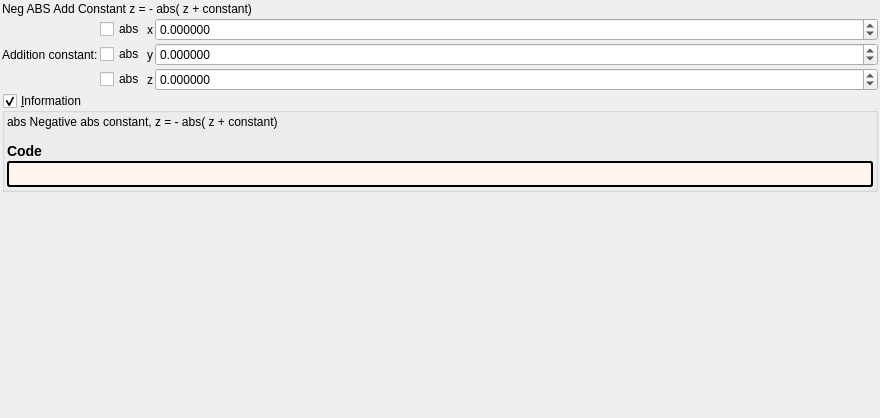
<?xml version="1.0" encoding="UTF-8"?>
<ui version="4.0">
 <class>transf_neg_abs_add_constant</class>
 <widget class="QWidget" name="Form">
  <property name="geometry">
   <rect>
    <x>0</x>
    <y>0</y>
    <width>880</width>
    <height>418</height>
   </rect>
  </property>
  <property name="windowTitle">
   <string notr="true">transf_neg_abs_add_constant</string>
  </property>
  <layout class="QVBoxLayout" name="verticalLayout">
   <property name="spacing">
    <number>2</number>
   </property>
   <property name="leftMargin">
    <number>2</number>
   </property>
   <property name="topMargin">
    <number>2</number>
   </property>
   <property name="rightMargin">
    <number>2</number>
   </property>
   <property name="bottomMargin">
    <number>2</number>
   </property>
   <item>
    <widget class="QLabel" name="label_26">
     <property name="text">
      <string>Neg ABS Add Constant z = - abs( z + constant)</string>
     </property>
    </widget>
   </item>
   <item>
    <layout class="QGridLayout" name="gridLayout_4" columnstretch="0,0,0,1">
     <property name="spacing">
      <number>2</number>
     </property>
     <item row="2" column="3">
      <widget class="MyDoubleSpinBox" name="spinbox3_transf_addition_constant_z">
       <property name="enabled">
        <bool>true</bool>
       </property>
       <property name="sizePolicy">
        <sizepolicy hsizetype="Minimum" vsizetype="Maximum">
         <horstretch>0</horstretch>
         <verstretch>0</verstretch>
        </sizepolicy>
       </property>
       <property name="decimals">
        <number>6</number>
       </property>
       <property name="minimum">
        <double>-99.989999999999995</double>
       </property>
       <property name="maximum">
        <double>99.989999999999995</double>
       </property>
       <property name="singleStep">
        <double>0.100000000000000</double>
       </property>
      </widget>
     </item>
     <item row="2" column="2">
      <widget class="QLabel" name="label_24">
       <property name="text">
        <string notr="true">z</string>
       </property>
      </widget>
     </item>
     <item row="1" column="3">
      <widget class="MyDoubleSpinBox" name="spinbox3_transf_addition_constant_y">
       <property name="enabled">
        <bool>true</bool>
       </property>
       <property name="sizePolicy">
        <sizepolicy hsizetype="Minimum" vsizetype="Maximum">
         <horstretch>0</horstretch>
         <verstretch>0</verstretch>
        </sizepolicy>
       </property>
       <property name="decimals">
        <number>6</number>
       </property>
       <property name="minimum">
        <double>-99.989999999999995</double>
       </property>
       <property name="maximum">
        <double>99.989999999999995</double>
       </property>
       <property name="singleStep">
        <double>0.100000000000000</double>
       </property>
      </widget>
     </item>
     <item row="0" column="3">
      <widget class="MyDoubleSpinBox" name="spinbox3_transf_addition_constant_x">
       <property name="enabled">
        <bool>true</bool>
       </property>
       <property name="sizePolicy">
        <sizepolicy hsizetype="Minimum" vsizetype="Maximum">
         <horstretch>0</horstretch>
         <verstretch>0</verstretch>
        </sizepolicy>
       </property>
       <property name="prefix">
        <string/>
       </property>
       <property name="decimals">
        <number>6</number>
       </property>
       <property name="minimum">
        <double>-99.989999999999995</double>
       </property>
       <property name="singleStep">
        <double>0.100000000000000</double>
       </property>
      </widget>
     </item>
     <item row="1" column="1">
      <widget class="QCheckBox" name="checkBox_transf_function_enabledy">
       <property name="text">
        <string notr="true">abs</string>
       </property>
      </widget>
     </item>
     <item row="1" column="2">
      <widget class="QLabel" name="label_25">
       <property name="text">
        <string notr="true">y</string>
       </property>
      </widget>
     </item>
     <item row="0" column="2">
      <widget class="QLabel" name="label_22">
       <property name="text">
        <string notr="true">x</string>
       </property>
      </widget>
     </item>
     <item row="2" column="1">
      <widget class="QCheckBox" name="checkBox_transf_function_enabledz">
       <property name="text">
        <string notr="true">abs</string>
       </property>
      </widget>
     </item>
     <item row="0" column="1">
      <widget class="QCheckBox" name="checkBox_transf_function_enabledx">
       <property name="text">
        <string notr="true">abs</string>
       </property>
      </widget>
     </item>
     <item row="1" column="0">
      <widget class="QLabel" name="label_23">
       <property name="text">
        <string>Addition constant:</string>
       </property>
      </widget>
     </item>
    </layout>
   </item>
   <item>
    <widget class="MyGroupBox" name="groupCheck_info">
     <property name="title">
      <string>&amp;Information</string>
     </property>
     <property name="flat">
      <bool>false</bool>
     </property>
     <property name="checkable">
      <bool>true</bool>
     </property>
     <layout class="QVBoxLayout" name="verticalLayout_2">
      <property name="spacing">
       <number>2</number>
      </property>
      <property name="leftMargin">
       <number>2</number>
      </property>
      <property name="topMargin">
       <number>2</number>
      </property>
      <property name="rightMargin">
       <number>2</number>
      </property>
      <property name="bottomMargin">
       <number>2</number>
      </property>
      <item>
       <widget class="QLabel" name="label_information_general">
        <property name="text">
         <string notr="true">&lt;p&gt;abs Negative abs constant,  z = - abs( z + constant)&lt;/p&gt;&lt;table&gt;
&lt;/table&gt;
&lt;h3&gt;Code&lt;/h3&gt;</string>
        </property>
        <property name="wordWrap">
         <bool>true</bool>
        </property>
        <property name="openExternalLinks">
         <bool>true</bool>
        </property>
        <property name="textInteractionFlags">
         <set>Qt::LinksAccessibleByMouse|Qt::TextSelectableByMouse</set>
        </property>
       </widget>
      </item>
      <item>
       <widget class="QLabel" name="label_code_content">
        <property name="styleSheet">
         <string notr="true">border-style: outset; border-width: 2px; border-radius: 3px; border-color: black; background-color: #fff5ee; padding: 4px;</string>
        </property>
        <property name="text">
         <string notr="true"></string>
        </property>
        <property name="wordWrap">
         <bool>true</bool>
        </property>
        <property name="openExternalLinks">
         <bool>true</bool>
        </property>
        <property name="textInteractionFlags">
         <set>Qt::LinksAccessibleByMouse|Qt::TextSelectableByMouse</set>
        </property>
       </widget>
      </item>
     </layout>
    </widget>
   </item>
   <item>
    <spacer name="verticalSpacer">
     <property name="orientation">
      <enum>Qt::Vertical</enum>
     </property>
     <property name="sizeHint" stdset="0">
      <size>
       <width>20</width>
       <height>40</height>
      </size>
     </property>
    </spacer>
   </item>
  </layout>
 </widget>
 <customwidgets>
  <customwidget>
   <class>MyDoubleSpinBox</class>
   <extends>QDoubleSpinBox</extends>
   <header>my_double_spin_box.h</header>
  </customwidget>
  <customwidget>
   <class>MyGroupBox</class>
   <extends>QGroupBox</extends>
   <header>my_group_box.h</header>
   <container>1</container>
  </customwidget>
 </customwidgets>
 <tabstops>
  <tabstop>checkBox_transf_function_enabledx</tabstop>
  <tabstop>spinbox3_transf_addition_constant_x</tabstop>
  <tabstop>checkBox_transf_function_enabledy</tabstop>
  <tabstop>spinbox3_transf_addition_constant_y</tabstop>
  <tabstop>checkBox_transf_function_enabledz</tabstop>
  <tabstop>spinbox3_transf_addition_constant_z</tabstop>
  <tabstop>groupCheck_info</tabstop>
 </tabstops>
 <resources/>
 <connections/>
</ui>
